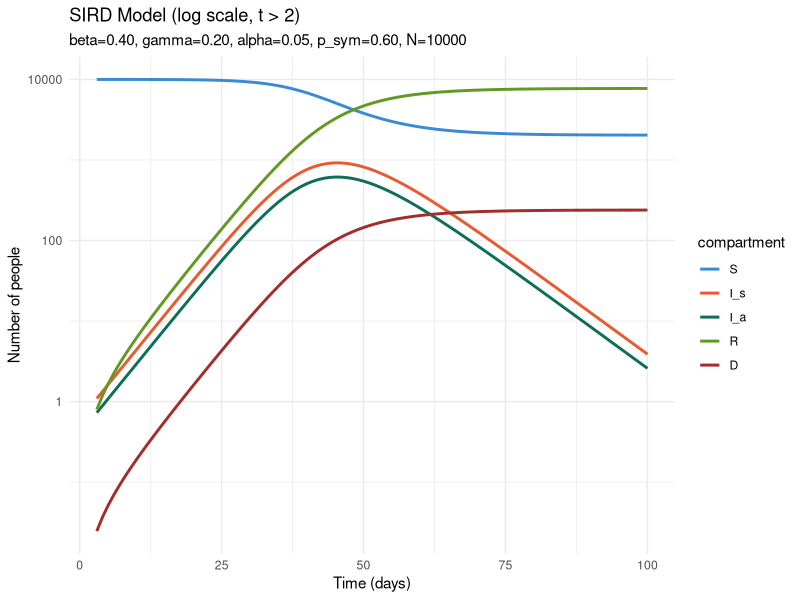
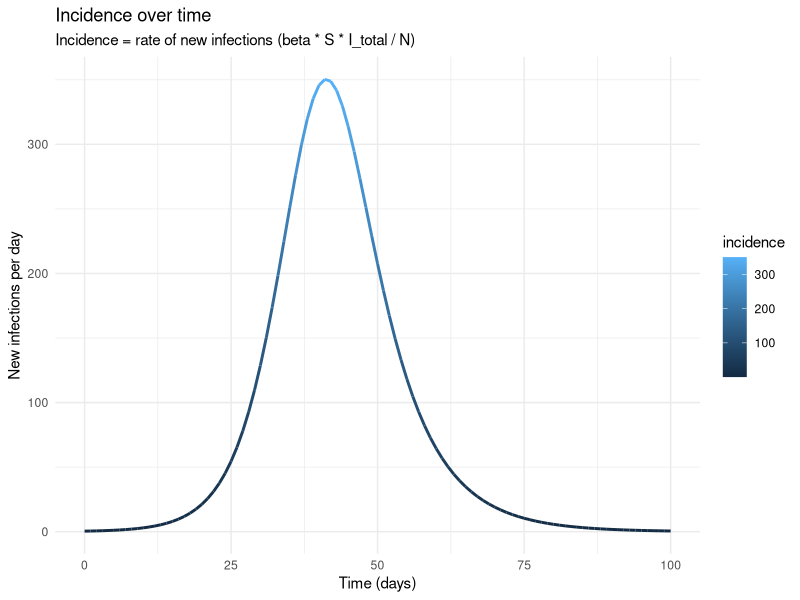
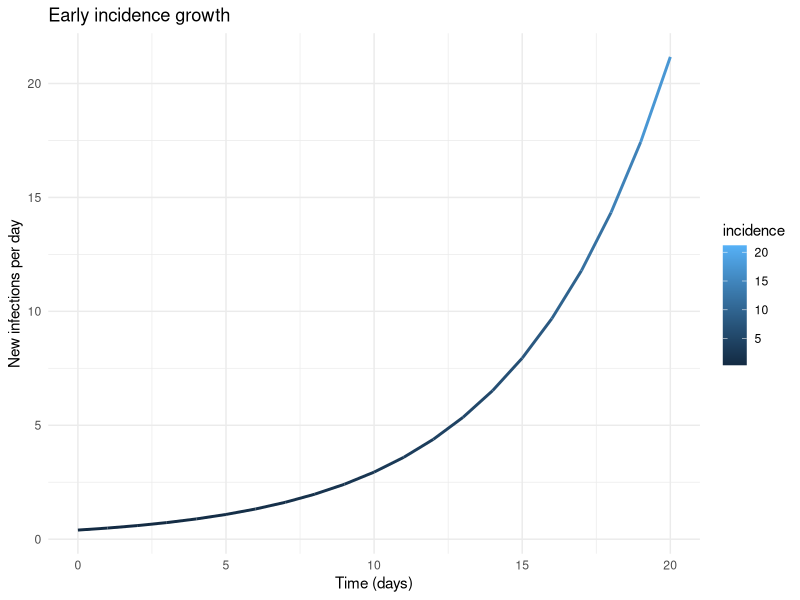
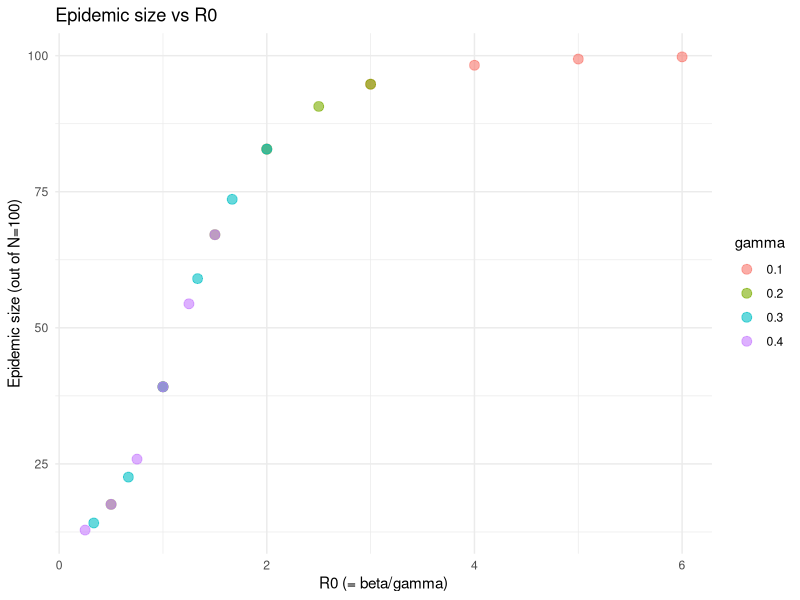
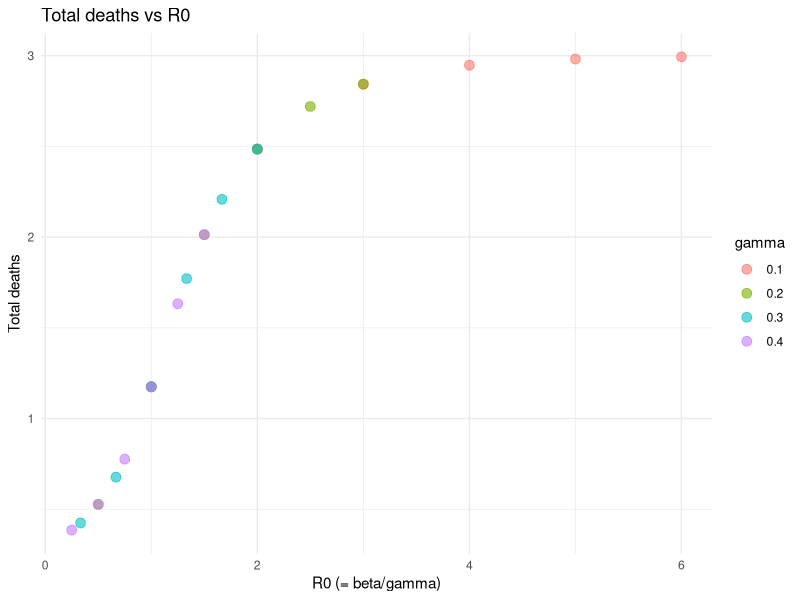
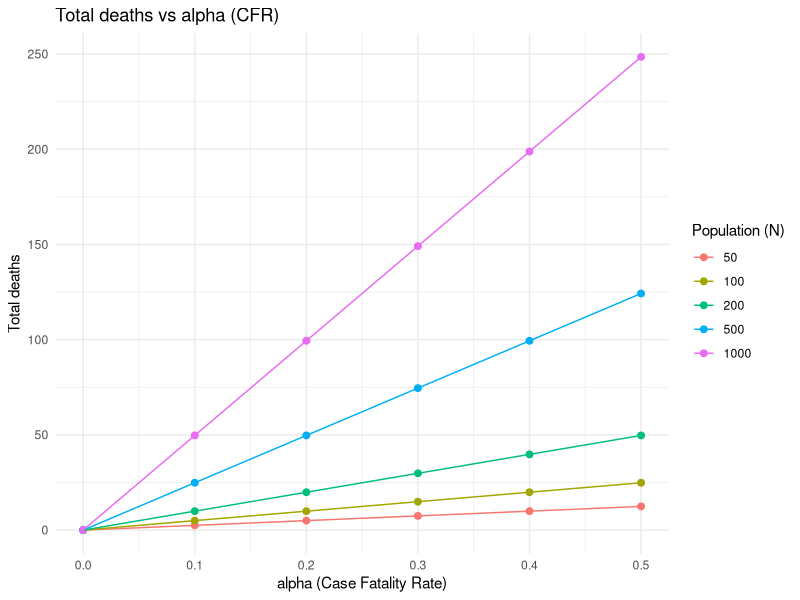
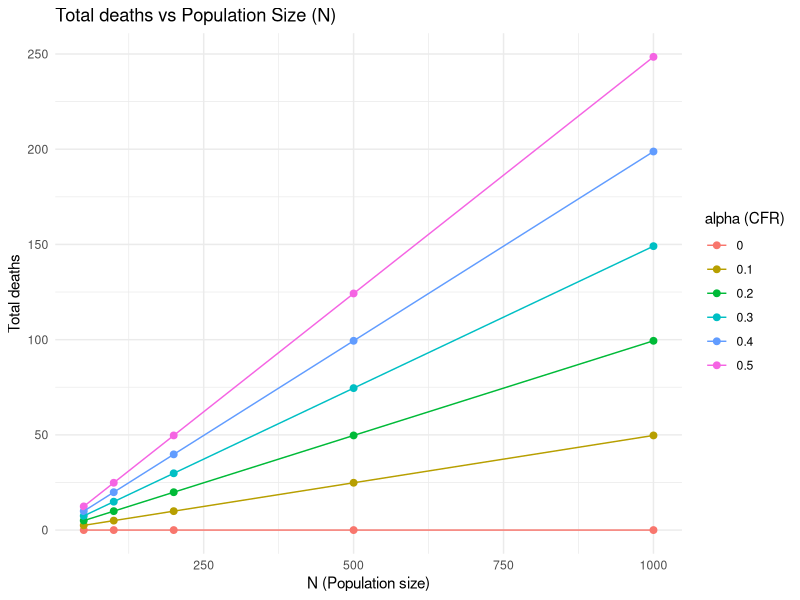

The R source for these figures, in order:

library(deSolve)
library(ggplot2)
library(tidyr)
library(dplyr)

# ============================================================================
# SIRD MODEL: S → I_s (symptomatic) and I_a (asymptomatic) → R, D
# ============================================================================

sird_model <- function(time, state, parameters) {
  with(as.list(c(state, parameters)), {
    
    I_total <- I_s + I_a
    trans <- beta * S * I_total / N    # incidence: rate of new infections
    
    dS  <- -trans
    dI_s <- p_sym * trans - gamma * I_s
    dI_a <- (1 - p_sym) * trans - gamma * I_a
    dR  <- (1 - alpha) * gamma * I_s + gamma * I_a
    dD  <- alpha * gamma * I_s
    
    list(c(dS, dI_s, dI_a, dR, dD), incidence = trans, prevalence = I_total)
  })
}


# ============================================================================
# PARAMETERS
# ============================================================================

N <- 1e4
p_sym <- 0.6
parameters <- c(beta = 0.4,
                gamma = 0.2,
                alpha = 0.05,
                p_sym = 0.6,
                N = N)

# Initial conditions
I0 <- 1e-4 * N
I_s0 <- p_sym * I0
I_a0 <- (1 - p_sym) * I0

initial_state <- c(S = N-I0, I_s = I_s0, I_a = I_a0, R = 0, D = 0)

# Time points
t_max <- 1e2
times <- seq(0, t_max, by = 1)

# Run ODE solver
output <- ode(y = initial_state,
              times = times,
              func = sird_model,
              parms = parameters,
              method = "lsoda")

output <- (as.data.frame(output))



----------------------------------------------------------------------

head(output)


# ============================================================================
# PLOTTING
# ============================================================================

palette <- c(S = "#3B8BD4", I_s = "#E85A30", I_a = "#0F6E56", 
                                R = "#639922", D = "#A32D2D")

output_long <- pivot_longer(output, 
                            cols = c(S, I_s, I_a, R, D), 
                            names_to = "compartment", 
                            values_to = "count")

output_long <- (output_long
	|> mutate(
		compartment = factor(compartment, levels=(
			c("S", "I_s", "I_a", "R", "D")
		))
	)
)

head(output_long)

sirdPlot_log <- ggplot(output_long %>% filter(time > 2), 
                       aes(x = time, y = count, color = compartment)) +
  geom_line(linewidth = 1) +
  scale_color_manual(values = palette) +
  scale_y_log10() +
  labs(title = "SIRD Model (log scale, t > 2)",
       subtitle = sprintf(
         "beta=%.2f, gamma=%.2f, alpha=%.2f, p_sym=%.2f, N=%d",
         parameters["beta"], parameters["gamma"], parameters["alpha"],
         parameters["p_sym"], parameters["N"]),
       x = "Time (days)", y = "Number of people") +
  theme_minimal()


print(sirdPlot_log)

ggplot(output,
       aes(x = time, y = incidence, color=incidence)) +
  geom_line(linewidth = 1) +
  labs(title = "Incidence over time",
       subtitle = "Incidence = rate of new infections (beta * S * I_total / N)",
       x = "Time (days)",
       y = "New infections per day") +
  theme_minimal()

# Early-growth view: restricted to the early period where the 
# exponential approximation holds (before susceptible depletion kicks in)
ggplot(output |> filter(time <= 20, incidence > 0),
       aes(x = time, y = incidence, color=incidence)) +
  geom_line(linewidth = 1) +
  labs(title = "Early incidence growth",
       x = "Time (days)",
       y = "New infections per day") +
  theme_minimal()

# ============================================================================
# FINAL OUTCOMES
# ============================================================================

final_row <- tail(output, 1)

epidemic_size <- N - final_row$S
total_deaths <- final_row$D
attack_rate <- (epidemic_size / N) * 100

print(paste("Final Susceptible:", round(final_row$S, 2)))
print(paste("Total Infected:", round(epidemic_size, 2)))
print(paste("Total Recovered:", round(final_row$R, 2)))
print(paste("Total Deaths:", round(total_deaths, 2)))
print(paste("Attack Rate:", round(attack_rate, 1), "%"))


# ============================================================================
# FUNCTION: Get epidemic outcomes
# ============================================================================

get_epidemic_size <- function(beta, gamma, alpha, p_sym, N, I0, t_max, 
                              tol = 1e-2) {
  
  parameters <- c(beta = beta, gamma = gamma, alpha = alpha, p_sym = p_sym, N = N, t_max=t_max)
  
  I_s0 <- p_sym * I0
  I_a0 <- (1 - p_sym) * I0
  initial_state <- c(S = N - I0, I_s = I_s0, I_a = I_a0, R = 0, D = 0)
  
  times <- seq(0, t_max, by = 1)
  
  output <- ode(y = initial_state,
                times = times,
                func = sird_model,
                parms = parameters,
                method = "lsoda")
  
  output <- as.data.frame(output)
  final_row <- tail(output, 1)
  
  # Check whether the epidemic has actually burned out by t_max.
  # If I_s + I_a is still above tolerance, the run stopped too early and 
  # S/D at final_row are NOT the true final values - more transmission and
  # deaths would still occur beyond t_max.
  I_total_final <- final_row$I_s + final_row$I_a
  converged <- I_total_final < tol
  
  if (!converged) {
    warning(sprintf(
      "Epidemic not finished by t_max = %d (I_total = %.4f at final time). 
      epidemic_size and deaths are likely UNDERESTIMATES. Increase t_max.",
      t_max, I_total_final
    ))
  }
  
  epidemic_size <- N - final_row$S
  deaths <- final_row$D
  
  return(c(epidemic_size = epidemic_size, 
           deaths = deaths, 
           converged = converged))
}


# ============================================================================
# GRID SEARCH: Beta vs Gamma
# ============================================================================

beta_values  <- seq(0.1, 0.6, by = 0.1)
gamma_values <- seq(0.1, 0.4, by = 0.1)

param_grid <- expand.grid(beta = beta_values, gamma = gamma_values)
param_grid$epidemic_size <- NA
param_grid$deaths <- NA
t_max <- 1e3

for (i in 1:nrow(param_grid)) {
  result <- get_epidemic_size(
    beta  = param_grid$beta[i],
    gamma = param_grid$gamma[i],
    alpha = 0.05,
    p_sym = 0.6,
    N     = 100,
    I0    = 10,
    t_max = t_max
  )
  
  param_grid$epidemic_size[i] <- result["epidemic_size"]
  param_grid$deaths[i] <- result["deaths"]
}

param_grid$R0 <- param_grid$beta / param_grid$gamma

head(param_grid)

# Plot 1: Epidemic size vs R0
ggplot(param_grid, aes(x = R0, y = epidemic_size)) +
  geom_point(aes(color = factor(gamma)), alpha = 0.6, size = 3) +
  labs(title = "Epidemic size vs R0",
       x = "R0 (= beta/gamma)", 
       y = "Epidemic size (out of N=100)",
       color = "gamma") +
  theme_minimal()

# Plot 2: Deaths vs R0
ggplot(param_grid, aes(x = R0, y = deaths)) +
  geom_point(aes(color = factor(gamma)), alpha = 0.6, size = 3) +
  labs(title = "Total deaths vs R0",
       x = "R0 (= beta/gamma)", 
       y = "Total deaths",
       color = "gamma") +
  theme_minimal()


# ============================================================================
# GRID SEARCH: Alpha (CFR) vs Population Size
# ============================================================================

alpha_values <- seq(0, 0.5, by = 0.1)
N_values <- c(50, 100, 200, 500, 1000)

param_grid2 <- expand.grid(alpha = alpha_values, N = N_values)
param_grid2$I0 <- 0.1 * param_grid2$N
param_grid2$epidemic_size <- NA
param_grid2$deaths <- NA

t_max <- 1e2

for (i in 1:nrow(param_grid2)) {
  result <- get_epidemic_size(
    beta  = 0.4,
    gamma = 0.2,
    alpha = param_grid2$alpha[i],
    p_sym = 0.6,
    N     = param_grid2$N[i],
    I0    = param_grid2$I0[i],
    t_max = t_max
  )
  
  param_grid2$epidemic_size[i] <- result["epidemic_size"]
  param_grid2$deaths[i] <- result["deaths"]
}

param_grid2$epidemic_proportion <- param_grid2$epidemic_size / param_grid2$N

head(param_grid2)


# Plot 3a: Total deaths vs CFR
ggplot(param_grid2, aes(x = alpha, y = deaths, color = factor(N))) +
  geom_point(size = 2) +
  geom_line() +
  labs(title = "Total deaths vs alpha (CFR)",
       x = "alpha (Case Fatality Rate)",
       y = "Total deaths",
       color = "Population (N)") +
  theme_minimal()

# Plot 3b: Total deaths vs N, colored by alpha
ggplot(param_grid2, aes(x = N, y = deaths, color = factor(alpha))) +
  geom_point(size = 2) +
  geom_line() +
  labs(title = "Total deaths vs Population Size (N)",
       x = "N (Population size)",
       y = "Total deaths",
       color = "alpha (CFR)") +
  theme_minimal()
